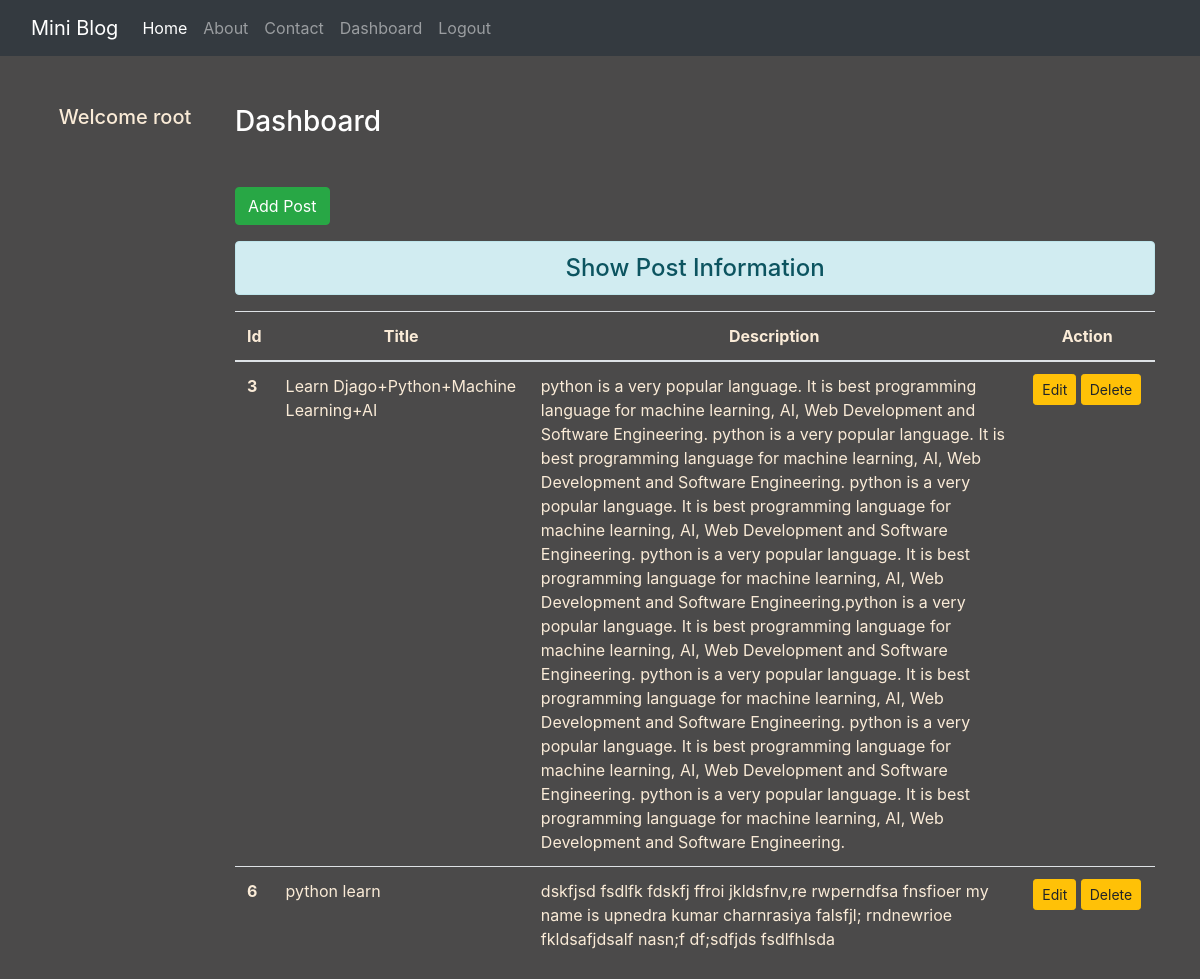
The page /dashboard/ (signed in) on the database its author committed.
### blog/models.py (models this page shows)
class Post(models.Model):
    title = models.CharField(max_length=150)
    desc = models.TextField()

### blog/views.py (the view)
# urls.py: path("dashboard/",views.Dashboard,name="dashboard"),
def Dashboard(request):
    if request.user.is_authenticated:
        post = Post.objects.all()
        user = request.user
        return render(request,"blog/dashboard.html",{"post":post,"full_name":user})
    else:
        return HttpResponseRedirect("/")

### blog/templates/blog/dashboard.html (shortened to what this page needs)
{% extends "blog/base.html" %}
{% load static %}
{% block side %}
            <div class="col-sm-2 test-white my-5 text-center">
                <h5>Welcome {{full_name}}</h5>
            </div>
{% endblock side %}
{% block content %}
    <div class="col-sm-10 text">
        <h3 class="text-white my-5">Dashboard</h3>
        <a href="{% url "add" %}" class="btn btn-success">Add Post</a>
        <h4 class="text-center alert alert-info mt-3">Show Post Information</h4>
        {% if post %}
            <table class="table table-hover text-black">
                <thead>
                    <tr class="text-center">
                        <th scope="col" style="width:2%">Id</th>
                        <th scope="col" style="width:28%">Title</th>
                        <th scope="col" style="width:55%">Description</th>
                        <th scope="col" style="width:15%">Action</th>
                    </tr>
                </thead>
                <tbody>
                    {% for p in post %}
                    <tr>
                        <th scope="row">{{p.id}}</th>
                        <td>{{p.title}}</td>
                        <td>{{p.desc}}</td>
                        <td class="text-center">
                            <a href="{% url "update" p.id %}" class="btn btn-warning btn-sm">Edit</a>
                            {% if perms.blog.delete_post %}
                                <a href="{% url "delete" p.id %}" class="btn btn-warning btn-sm">Delete</a>
                            {% endif %}
                        </td>
                    </tr>
                    {% endfor %}
                </tbody>
            </table>
            {% else %}
            <h4 class="text-center alert alert-warning">No Records</h4>
        {% endif %}
    </div>
{% endblock content %}

### blog/templates/blog/base.html (shortened to what this page needs)
{% load static %}
<!DOCTYPE html>
<html lang="en">
<head>
    <link rel="stylesheet" href="{% static 'blog/css/bootstrap.css' %}">
    <link rel="stylesheet" href="{% static 'blog/css/styles.css' %}">
</head>
<body>
    <div class="container-fluid bg-dark">
        {% include "blog/navbar.html" %}
    </div>
    <div class="container">
        <div class="row">
            <div class="col-sm-12">
            </div>
        </div>
        <div class="row">
            {% block side %}
            {% endblock side %}
            {% block content %}
            {% endblock content %}
        </div>
    </div>
</body>
</html>

### blog/templates/blog/navbar.html (shortened to what this page needs)
<nav class="navbar navbar-expand-lg navbar-dark bg-dark nav">
    <a class="navbar-brand" href="#">Mini Blog</a>
    <div class="collapse navbar-collapse" id="navbarNav">
      <ul class="navbar-nav">
        <li class="nav-item active">
          <a class="nav-link" href="{% url 'home' %}">Home <span class="sr-only">(current)</span></a>
        </li>
        <li class="nav-item">
          <a class="nav-link" href="{% url "about" %}">About</a>
        </li>
        <li class="nav-item">
          <a class="nav-link" href="{% url 'contact' %}">Contact</a>
        </li>
        {% if request.user.is_authenticated %}
        <li class="nav-item">
          <a class="nav-link" href="{% url 'dashboard' %}">Dashboard</a>
        </li>
        <li class="nav-item">
          <a class="nav-link" href="{% url 'logout' %}">Logout</a>
        </li>
        {% endif %}
      </ul>
    </div>
  </nav>

### blog/static/blog/css/styles.css (style rules this page uses)
body { background-color: rgb(75,74,74); color: antiquewhite; }
.nav { background: red; }

### rows shown on the page
Post: id "3", title "Learn Djago+Python+Machine Learning+AI", desc "python is a very popular language. It is best programming language for machine learning, AI, Web Development and Software Engineering. python is a very popular language. It is best programming language for machine learning, AI, Web Development and Software Engineering. python is a very popular language. It is best programming language for machine learning, AI, Web Development and Software Engineering. python is a very popular language. It is best programming language for machine learning, AI, Web Development and Software Engineering.python is a very popular language. It is best programming language for machine learning, AI, Web Development and Software Engineering. python is a very popular…"
Post: id "6", title "python learn", desc "dskfjsd fsdlfk fdskfj ffroi jkldsfnv,re rwperndfsa fnsfioer my name is upnedra kumar charnrasiya falsfjl; rndnewrioe fkldsafjdsalf nasn;f df;sdfjds fsdlfhlsda"

### other values the page prints
{{ full_name }} "root"
